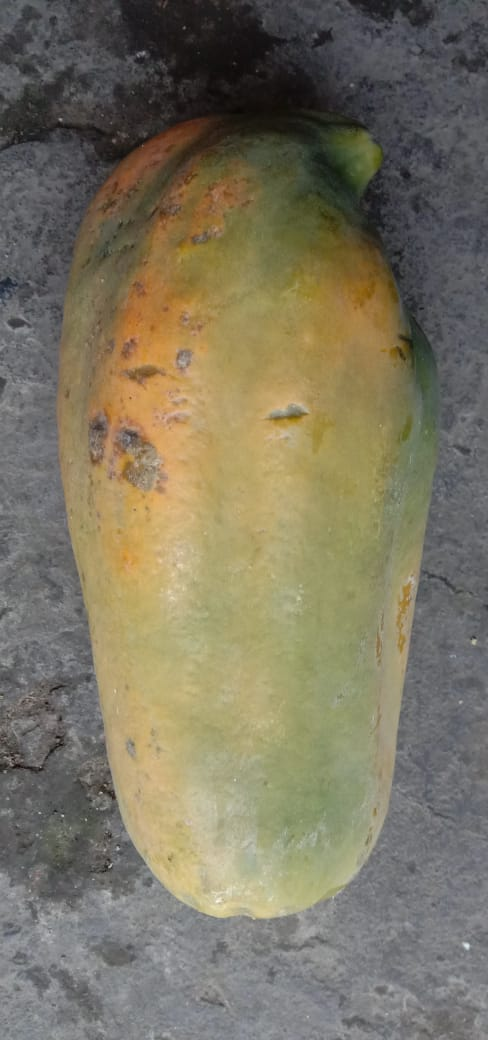
#> input picture pepaya 4.jpeg, 488 x 1040 px
$ jupyter execute '4.RGB2HSV(KNN PEPAYA 4).ipynb'
#> lines starting #> are read from the running program, lines starting #| are printed output that depends on the picture; long printed decimals are rounded
# RGB TO HSV PADA PEPAYA 4

DIMAS PRATIKTO
06.2018.1.06958

[cell 1]
import cv2
import pandas as pd
import numpy as np
from sklearn.neighbors import KNeighborsClassifier
from sklearn import neighbors
from sklearn.neighbors import NearestNeighbors
from sklearn.neighbors import KNeighborsRegressor

[cell 2]
original = cv2. imread('pepaya 4.jpeg')
#> original is the input picture: shape (1040, 488, 3); mean B, G, R 97, 117, 123.5

[cell 3]
#Resize Gambar
h, w = original.shape[:2]
#> h = 1040; w = 488
new_h, new_w= int(h/2), int(w/2)
#> new_h = 520; new_w = 244
image= cv2.resize(original,(new_w, new_h))

[cell 4]
#Convert RGB KE HSV
hsv= cv2.cvtColor(image, cv2.COLOR_RGB2HSV)
#> hsv: shape (520, 244, 3); mean H, S, V 65.8, 55.2, 126.2

[cell 5]
#Print Nilai HSV
print(hsv)
#> (printed output is left out)

[cell 6]
#Menampilkan Gambar HSV
cv2.imshow('Gambar HSV', hsv)

[cell 7]
#Menampilkan Gambar Tiap H,S,V
cv2.imshow('H Channel', hsv[: ,: ,0])
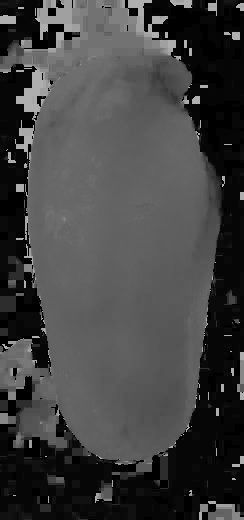
#> window 'H Channel': shape (520, 244); min 0, max 177, mean 65.8
cv2.imshow('S Channel', hsv[: ,: ,1])
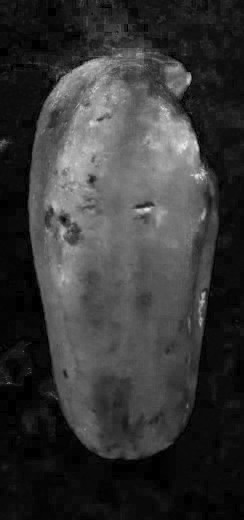
#> window 'S Channel': shape (520, 244); min 0, max 236, mean 55.2
cv2.imshow('V Channel', hsv[: ,: ,2])
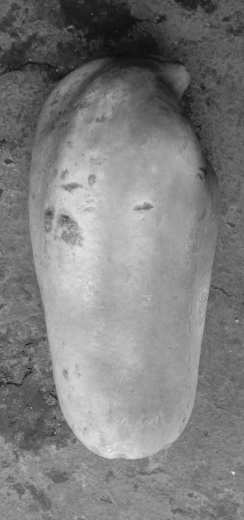
#> window 'V Channel': shape (520, 244); min 11, max 247, mean 126.2
cv2.waitKey(0)
cv2.destroyAllWindows()

[cell 8]
#Memperoleh Nilai Rata-Rata Tiap H,S,V
H = hsv[: ,: ,0]
S = hsv[: ,: ,1]
V = hsv[: ,: ,2]
meanH = np.mean(H)
#> meanH = 65.79
meanH = float(meanH)
meanS = np.mean(S)
#> meanS = 55.21
meanS = float(meanS)
meanV = np.mean(V)
#> meanV = 126.2
meanV = float(meanV)
print("Nilai Rata-rata H :", meanH,"S: ", meanS,"V: ",meanV)
#| Nilai Rata-rata H : 65.788 S:  55.213 V:  126.160

$ run again, with pepaya 1.jpeg copied over pepaya 4.jpeg
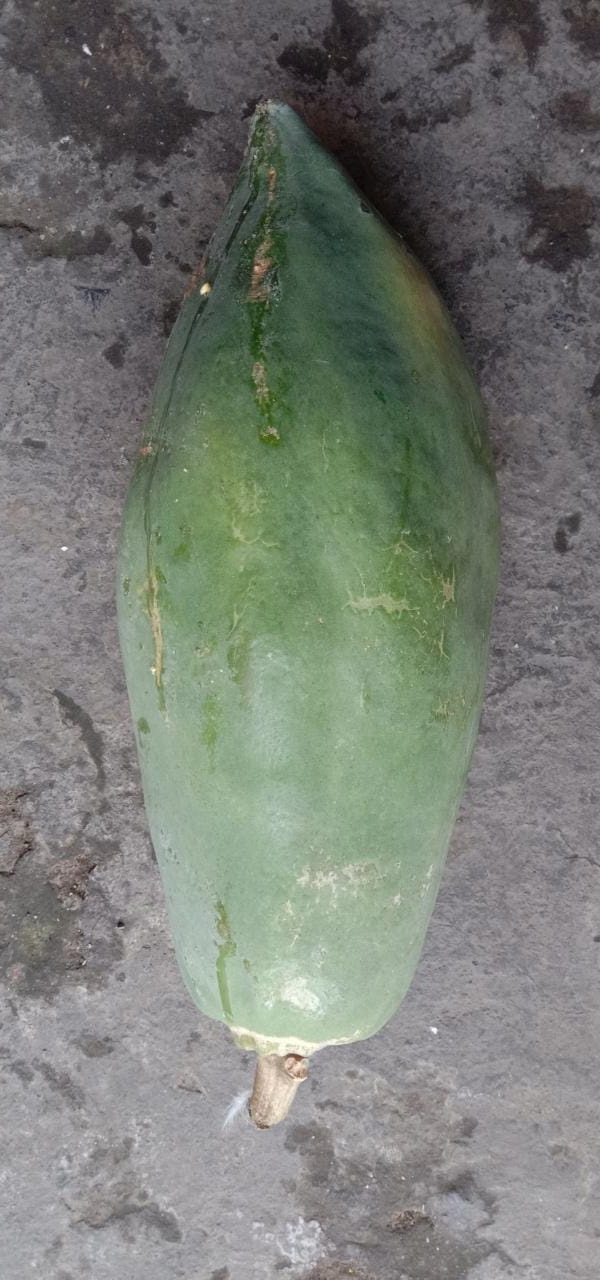
#> input picture pepaya 1.jpeg, 600 x 1280 px
#> original is the input picture: shape (1280, 600, 3); mean B, G, R 117.3, 124.8, 120.2
#> hsv: shape (640, 300, 3); mean H, S, V 114, 26.7, 127.9
#> (printed output is left out)
#> `cv2.imshow('S Channel', hsv[: ,: ,1])`:
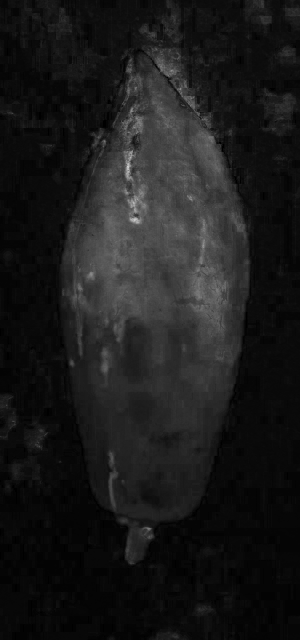
#> window 'S Channel': shape (640, 300); min 0, max 206, mean 26.7
#> `cv2.imshow('V Channel', hsv[: ,: ,2])`:
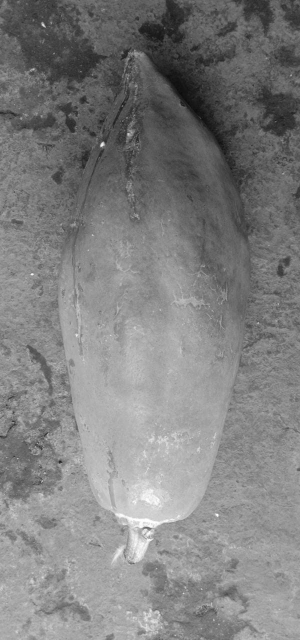
#> window 'V Channel': shape (640, 300); min 12, max 255, mean 127.9
#> meanH = 114
#> meanS = 26.73
#> meanV = 127.9
#| Nilai Rata-rata H : 113.953 S:  26.726 V:  127.924

$ run again, with pepaya 2.jpeg copied over pepaya 4.jpeg
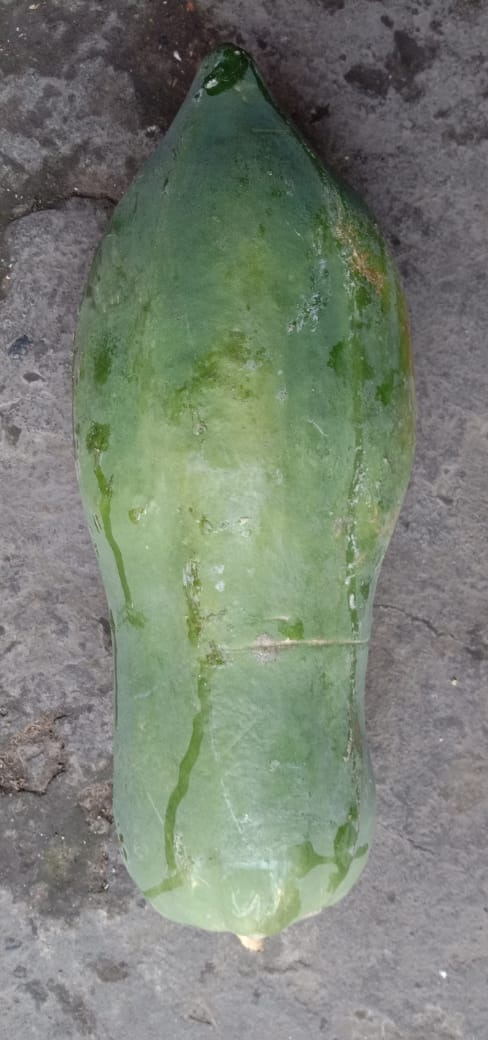
#> input picture pepaya 2.jpeg, 488 x 1040 px
#> original is the input picture: shape (1040, 488, 3); mean B, G, R 115.6, 128.1, 120.1
#> hsv: shape (520, 244, 3); mean H, S, V 104.7, 34, 130.9
#> (printed output is left out)
#> `cv2.imshow('S Channel', hsv[: ,: ,1])`:
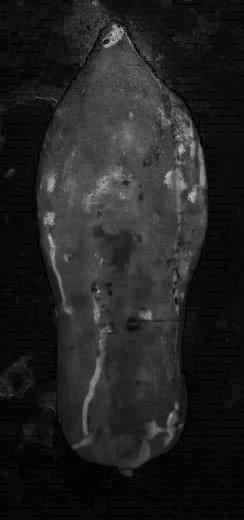
#> window 'S Channel': shape (520, 244); min 0, max 196, mean 34
#> `cv2.imshow('V Channel', hsv[: ,: ,2])`:
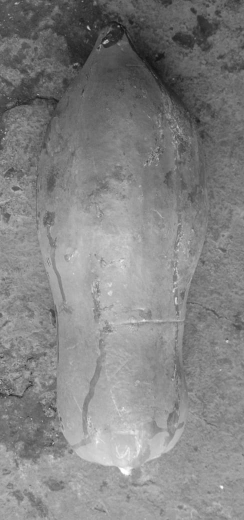
#> window 'V Channel': shape (520, 244); min 17, max 255, mean 130.9
#> meanH = 104.7
#> meanS = 34.04
#> meanV = 130.9
#| Nilai Rata-rata H : 104.700 S:  34.036 V:  130.881

$ run again, with pepaya 3.jpeg copied over pepaya 4.jpeg
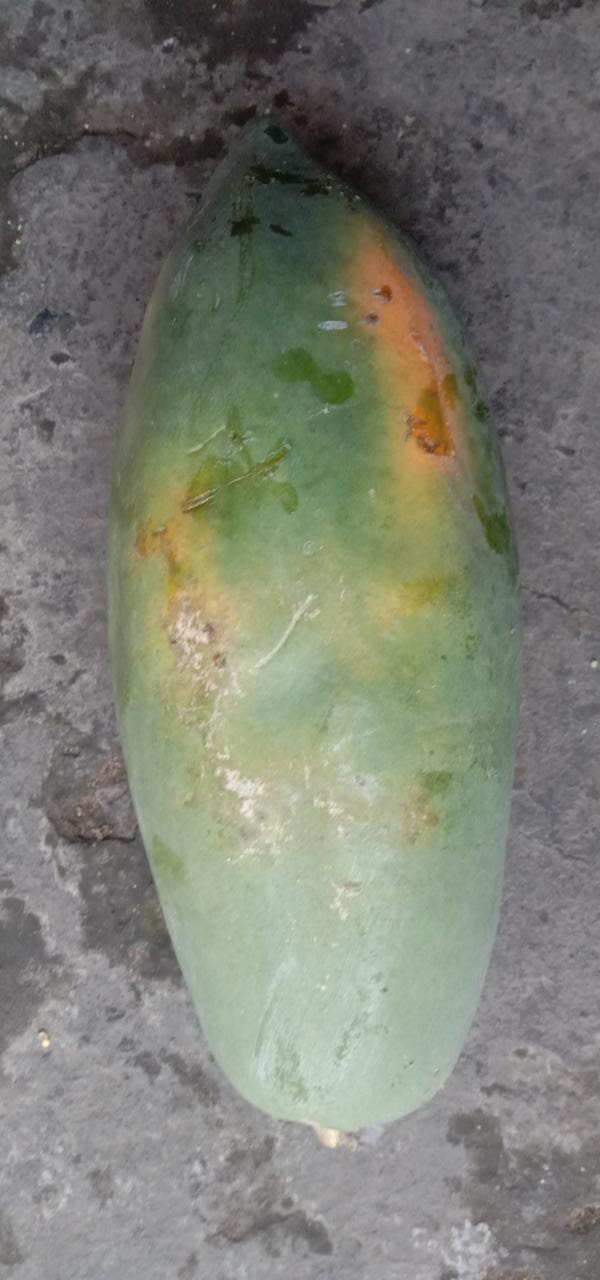
#> input picture pepaya 3.jpeg, 600 x 1280 px
#> original is the input picture: shape (1280, 600, 3); mean B, G, R 115.8, 127.2, 124.5
#> hsv: shape (640, 300, 3); mean H, S, V 100.5, 30.2, 130.6
#> (printed output is left out)
#> `cv2.imshow('S Channel', hsv[: ,: ,1])`:
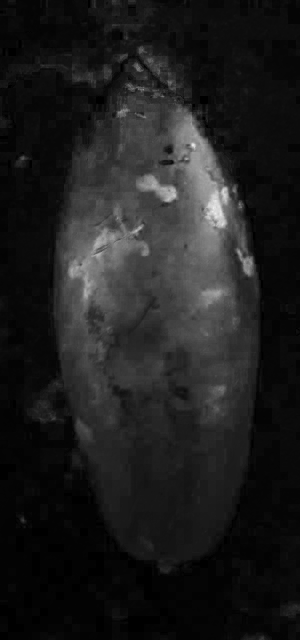
#> window 'S Channel': shape (640, 300); min 0, max 235, mean 30.2
#> `cv2.imshow('V Channel', hsv[: ,: ,2])`:
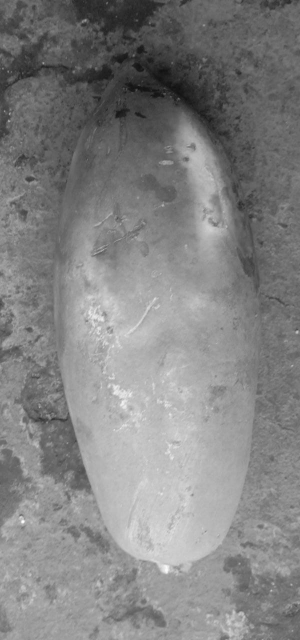
#> window 'V Channel': shape (640, 300); min 17, max 253, mean 130.6
#> meanH = 100.5
#> meanS = 30.23
#> meanV = 130.6
#| Nilai Rata-rata H : 100.478 S:  30.234 V:  130.562
